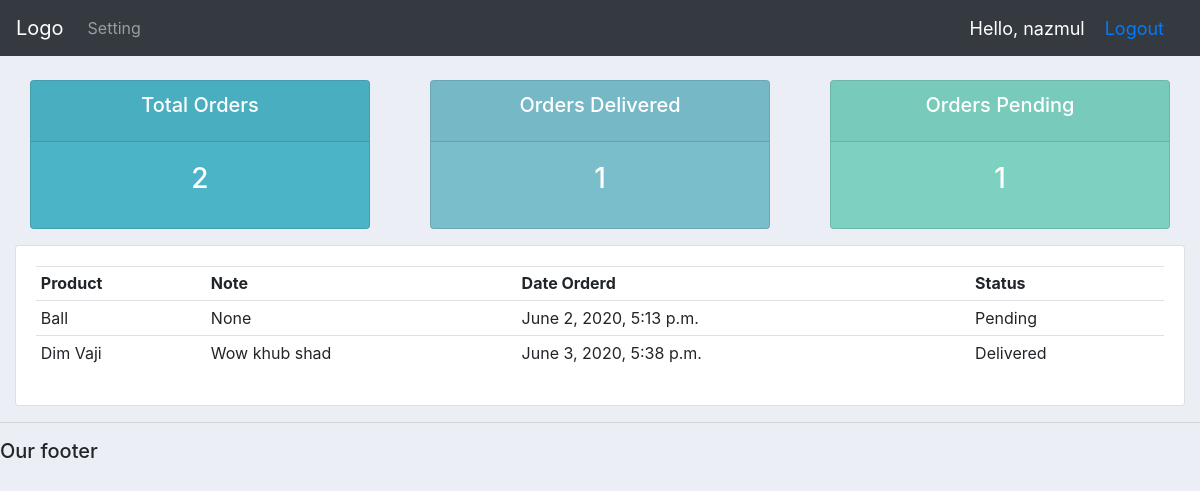
Screenshot of /user/ (signed in) with the database file from the repository.
### accounts/models.py (models this page shows, shortened)
class Order(models.Model):
    STATUS = (
        ('Pending', 'Pending'),
        ('Out for delivery', 'Out for delivery'),
        ('Delivered', 'Delivered'),
    )
    customer = models.ForeignKey(Customer, null=True,  on_delete=models.SET_NULL, related_name='orders')
    product = models.ForeignKey(Product, null=True, on_delete=models.SET_NULL)
    date_created = models.DateTimeField(auto_now_add=True, null=True)
    status = models.CharField(max_length=200, null=True, choices=STATUS)
    note = models.CharField(max_length=200, null=True)

class Product(models.Model):
    CATEGORY = (
        ('Indoor', 'Indoor'),
        ('Out Door', 'Out Door'),
    )
    name = models.CharField(max_length=200, null=True)
    price = models.FloatField(null=True)
    category = models.CharField(max_length=200, null=True, choices=CATEGORY)
    description = models.CharField(max_length=200, null=True, blank=True)
    date_created = models.DateTimeField(auto_now_add=True, null=True)
    tags = models.ManyToManyField(Tag)
    def __str__(self):
        return self.name

### accounts/views/classbased_view.py (the view)
# urls.py: path('user/', UserPageView.as_view(), name='user-page'),
class UserPageView(TemplateView):
    template_name = 'accounts/user.html'
    @method_decorator(login_required(login_url='login'))
    @method_decorator(allowed_users(allowed_roles=['customer']))
    def dispatch(self, *args, **kwargs):
        return super().dispatch(*args, **kwargs)
    def get_context_data(self, **kwargs):
        context = super(UserPageView, self).get_context_data(**kwargs)
        orders = self.request.user.customer.orders.all()
        context['orders'] = orders
        context['total_orders'] = orders.count()
        context['delivered'] = orders.filter(status='Delivered').count()
        context['pending'] = orders.filter(status='Pending').count()
        return context

### templates/accounts/user.html
{%  extends 'base.html' %}
{% block content %}
    {%  include 'accounts/status.html' %}
    <div class="row">
        <div class="col-md">
            <div class="card card-body">
                <table class="table table-sm">
                    <tr>
                        <th>Product</th>
                        <th>Note</th>
                        <th>Date Orderd</th>
                        <th>Status</th>
                    </tr>
                    {% for order in orders %}
                        <tr>
                            <td>{{ order.product }}</td>
                            <td>{{ order.note }}</td>
                            <td>{{ order.date_created }}</td>
                            <td>{{ order.status }}</td>
                        </tr>
                    {% endfor %}
                </table>
            </div>
        </div>
    </div>
{% endblock content %}

### templates/navbar.html (shortened to what this page needs)
<nav class="navbar navbar-expand-lg navbar-dark bg-dark">
    <a class="navbar-brand" href="#">Logo</a>
    <div class="collapse navbar-collapse" id="navbarNav">
        <ul class="navbar-nav">
            {% if request.user.is_staff %}
                <li class="nav-item active">
                    <a class="nav-link" href="{% url 'home' %}">Dashboard</a>
                </li>
                <li class="nav-item">
                    <a class="nav-link" href="{% url 'products' %}">Products</a>
                </li>
            {% else %}
                <li class="nav-item">
                    <a class="nav-link" href="{% url 'account' %}">Setting</a>
                </li>
            {% endif %}
        </ul>
    </div>
    <span id = "hello-msg">Hello, {{ request.user }}</span>
    <span id = "hello-msg"><a href="{% url 'logout' %}">Logout</a></span>
</nav>

### static/css/main.css (style rules this page uses)
body { background-color: #ebeff5; }
#hello-msg { font-size: 18px; color: white; margin-right: 20px; }

### rows the page displays
Order: product "Ball", note "None", date_created "June 2, 2020, 5:13 p.m.", status "Pending"
Order: product "Dim Vaji", note "Wow khub shad", date_created "June 3, 2020, 5:38 p.m.", status "Delivered"

### other values shown
{{ request.user }} "nazmul"
{{ total_orders }} "2"
{{ delivered }} "1"
{{ pending }} "1"
